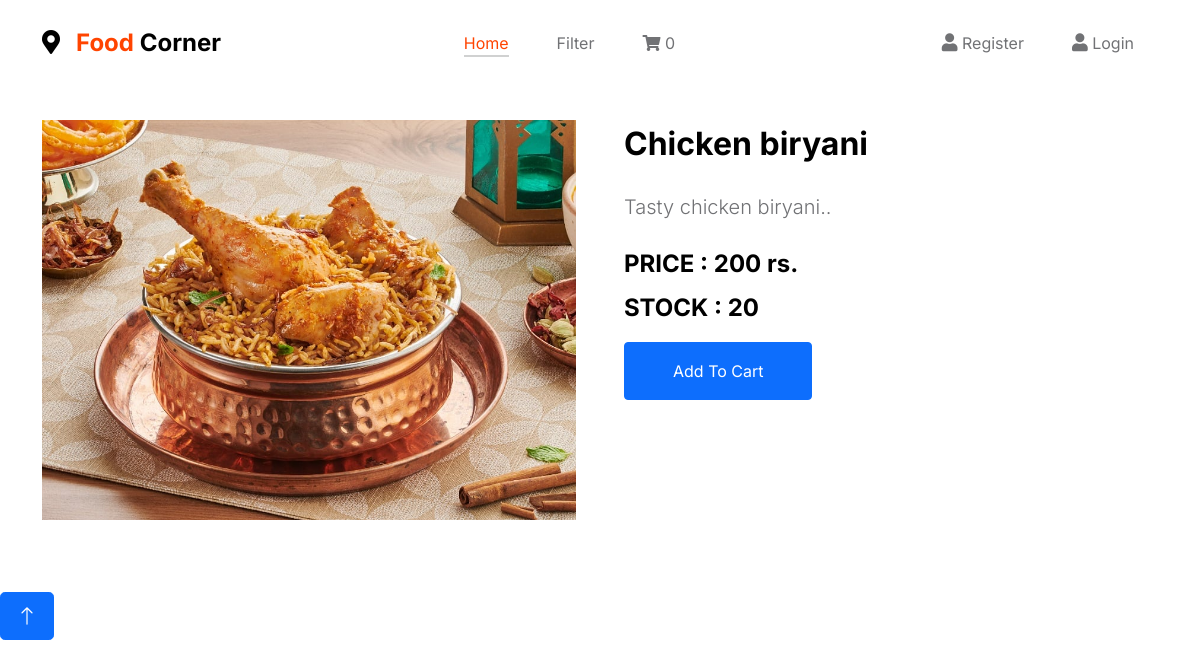
Page /non-vegetarian-food/chicken-biryani on the committed database.
### shop/models.py (models this page shows, shortened)
class product(models.Model):
    img = models.ImageField(upload_to='product')
    name = models.CharField(max_length=100, unique=True)
    slug = models.SlugField(max_length=100, unique=True)
    desc = models.TextField(max_length=250)
    stock = models.IntegerField()
    available = models.BooleanField()
    price = models.IntegerField()
    category = models.ForeignKey(categ, on_delete=models.CASCADE)

### shop/views.py (the view)
# urls.py: path('<slug:c_slug>/<slug:p_slug>', views.prod, name='pro'),
def prod(request, c_slug, p_slug):
    try:
        pr = product.objects.get(category__slug=c_slug, slug=p_slug)
    except 'exception ' as e:
        raise e
    return render(request, "product.html", {'ob': pr})

### cart/context_processor.py (called while the page is built)
def count(request):
    item_count = 0
    if 'admin' in request.path:
        return {}
    else:
        try:
            ct = cartlist.objects.filter(cart_id=c_id(request))
            cti = cart_items.objects.all().filter(cart=ct[:1])
            for c in cti:
                item_count += c.quan
        except cartlist.DoesNotExist:
            item_count = 0
        return dict(itc=item_count)

### cart/views.py (called while the page is built)
def c_id(request):
    ct_id = request.session.session_key
    if not ct_id:
        ct_id = request.session.create()
    return ct_id

### templates/product.html (shortened to what this page needs)
{% extends 'base.html' %}
{% load static %}
{% block content %}
    <div class="container-fluid-xxl py-5">
        <div class="container">
            <div class="row g-5 my-4">
                <div class="col-lg-6 wow fadeInUp" data-wow-delay="0.1s" style="min-height: 400px;">
                    <div class="position-relative h-100">
                        <img class="img-fluid position-absolute w-100 h-100" src="{{ob.img.url}}" alt="" style="object-fit: cover;">
                    </div>
                </div>
                <div class="col-lg-6 wow fadeInUp" data-wow-delay="0.3s">
                    <h4 class="mb-4">{{ob.name}}</h4>
                    <p class="mb-4">{{ob.desc}}</p>
                    <h5>PRICE : {{ob.price}} rs.</h5>
                    <h5>STOCK : {{ob.stock}}</h5>
                    <a class="btn btn-primary py-3 px-5 mt-2" href="{% url 'add' ob.id %}">Add To Cart</a>
                </div>
            </div>
        </div>
    </div>
    <a href="#" class="btn btn-lg btn-primary btn-lg-square back-to-top"><i class="bi bi-arrow-up"></i></a>
{% endblock %}

### static/base/css/tooplate-little-fashion.css (style rules this page uses)
:root { --white-color: #FFFFFF; --primary-color: #FF4400; --section-bg-color: #f0f8ff; --dark-color: #000000; --grey-color: #d0d1d1; --p-color: #717275; --body-font-family: 'Inter', sans-serif; --h5-font-size: 24px; --p-font-size: 20px; --copyright-text-font-size: 16px; --product-link-font-size: 14px; --custom-link-font-size: 12px; --font-weight-thin: 100; --font-weight-light: 300; --font-weight-normal: 400; --font-weight-bold: 700; --font-weight-black: 900; }
body, html { height: 100%; }
html { scroll-behavior: smooth; }
body { background: var(--white-color); font-family: var(--body-font-family); position: relative; }
h2, h3, h4, h5, h6 { color: var(--dark-color); line-height: inherit; }
h1, h2, h3, h4, h5, h6 { font-weight: var(--font-weight-bold); }
h4 { font-size: 32px; }
h5 { font-size: 24px; }
p { color: var(--p-color); font-size: var(--p-font-size); font-weight: var(--font-weight-light); }
a, button { touch-action: manipulation; transition: all 0.3s; }
a { color: var(--p-color); text-decoration: none; }

### rows in the picture
product: img (picture), name "Chicken biryani", desc "Tasty chicken biryani..", price "200", stock "20"

### other values in the picture
{{ itc }} "0"
